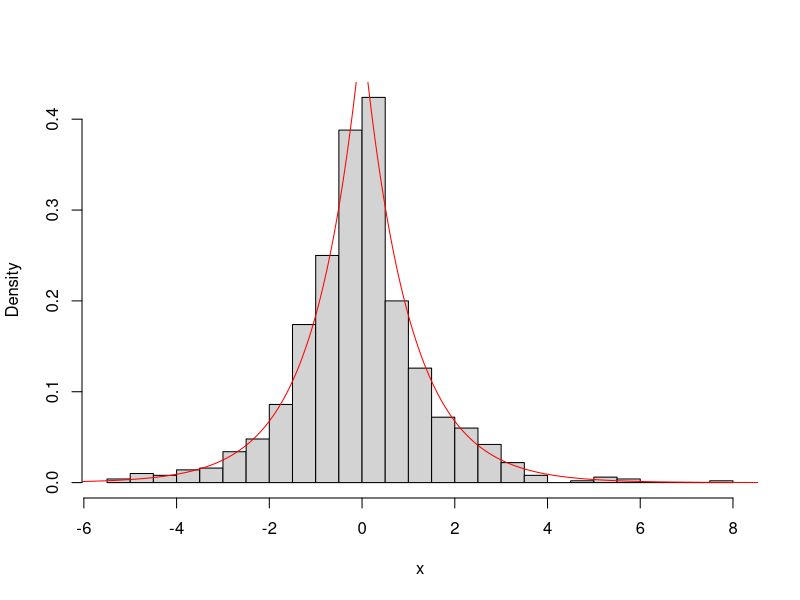

This chart was generated by the following R code:
## ---- chunk 1
# preparação do ambiente
set.seed(345)
## ---- chunk 2
n <- 1000
u <- runif(n)
x <- ifelse(u <= 0.5, log(2*u), -log(2*(1 - u)))

t <- seq(-10, 10, 0.01)
hist(x, probability = TRUE, main = "", breaks = 30)
lines(t, 0.5 * exp(-abs(t)), col = "red")
